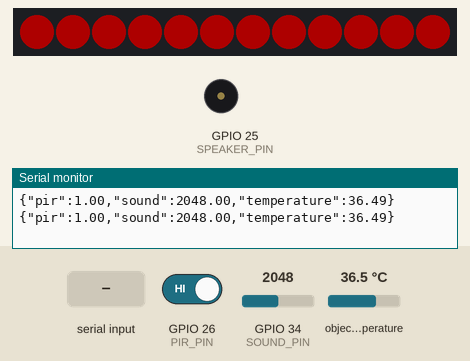
Simulated run of this sketch. Board: ESP32. Shown: 12 RGB LEDs in strip order, left to right, buzzer (waves = sounding), the last lines printed to the serial monitor. The test bench sets the inputs (shaded band); at power-on: GPIO 26 (PIR_PIN) HIGH, GPIO 34 (SOUND_PIN) = 2048, object temperature 36.5 °C. Dim RGB values are drawn brighter than linear.

Above: at 2.9 s.
3.0 s: "SPEAK\n" received over Serial
At 6.0 s:
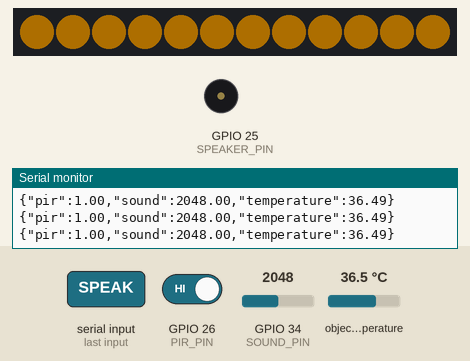
9.6 s: GPIO 26 (PIR_PIN) driven LOW
12.4 s: "SPEAK90\n" received over Serial
At 13.78 s:
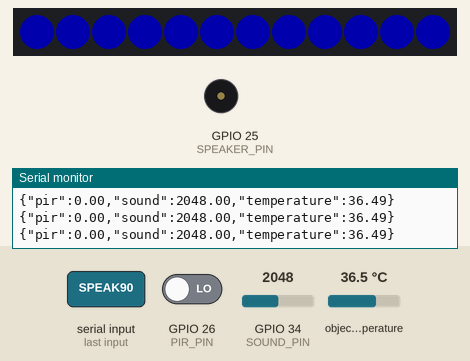
15.2 s: GPIO 34 (SOUND_PIN) set to 77
18.0 s: GPIO 34 (SOUND_PIN) set to 66
20.8 s: "LED\n" received over Serial
At 21.2 s:
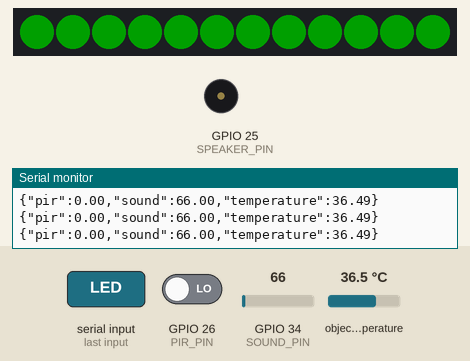
Timing chart, 0 to 23.8 s (numbered marks = the images above; inputs shaded):
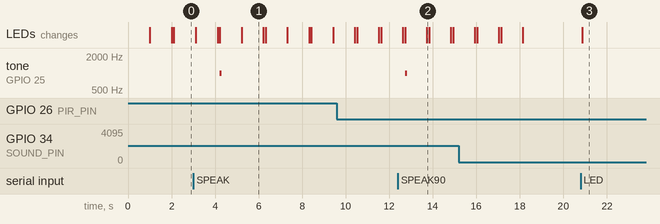

Measured:
- after the input at 3.0 s, tone on GPIO 25 (SPEAKER_PIN): silent → 1000 Hz after 1.2 s, → silent 0.10 s later
- after the input at 12.4 s, tone on GPIO 25 (SPEAKER_PIN): silent → 1000 Hz after 0.34 s, → silent 0.10 s later
- after the input at 20.8 s, the LEDs: change after 0.08 s (image 3)
- what the display in image 1 shows lasts 1.0 s, from 5.2 s to 6.2 s

The sketch:

companion_cube.ino
```cpp
/*
 * AI Companion Cube - ESP32 Firmware
 *
 * This firmware handles:
 * - Serial communication with Python host
 * - Sensor reading (PIR, sound, temperature)
 * - LED control
 * - Speaker output
 */

#include <Arduino.h>
#include <FastLED.h>
#include <Wire.h>
#include <Adafruit_MLX90614.h>

// Pin definitions
#define PIR_PIN 26
#define SOUND_PIN 34
#define LED_PIN 27
#define SPEAKER_PIN 25
#define TEMP_SENSOR_PIN 32

// Constants
#define NUM_LEDS 12
#define BAUD_RATE 115200
#define SOUND_THRESHOLD 70
#define MOTION_THRESHOLD 0.8
#define SERIAL_TIMEOUT 1000

// Global variables
CRGB leds[NUM_LEDS];
Adafruit_MLX90614 mlx = Adafruit_MLX90614();
String inputString = "";
bool stringComplete = false;

void setup() {
    // Initialize serial communication
    Serial.begin(BAUD_RATE);
    inputString.reserve(200);

    // Initialize sensors
    pinMode(PIR_PIN, INPUT);
    pinMode(SOUND_PIN, INPUT);
    pinMode(TEMP_SENSOR_PIN, INPUT);

    // Initialize LED ring
    FastLED.addLeds<WS2812B, LED_PIN, GRB>(leds, NUM_LEDS);
    FastLED.setBrightness(50);

    // Initialize temperature sensor
    if (!mlx.begin()) {
        Serial.println("Error initializing MLX90614");
    }

    // Initialize speaker
    pinMode(SPEAKER_PIN, OUTPUT);

    // Set initial LED color to blue
    fill_solid(leds, NUM_LEDS, CRGB::Blue);
    FastLED.show();
}

void loop() {
    // Read sensors
    float pirValue = digitalRead(PIR_PIN);
    float soundLevel = analogRead(SOUND_PIN);
    float temperature = mlx.readObjectTempC();

    // Create sensor data JSON
    String sensorData = createSensorJson(pirValue, soundLevel, temperature);
    Serial.println(sensorData);

    // Process serial commands
    if (stringComplete) {
        processCommand(inputString);
        inputString = "";
        stringComplete = false;
    }

    // Check for security alerts
    checkSecurityAlerts(pirValue, soundLevel);

    delay(100);  // Small delay to prevent overwhelming serial
}

void serialEvent() {
    while (Serial.available()) {
        char inChar = (char)Serial.read();
        inputString += inChar;
        if (inChar == '\n') {
            stringComplete = true;
        }
    }
}

String createSensorJson(float pir, float sound, float temp) {
    String json = "{";
    json += "\"pir\":" + String(pir) + ",";
    json += "\"sound\":" + String(sound) + ",";
    json += "\"temperature\":" + String(temp);
    json += "}";
    return json;
}

void processCommand(String command) {
    command.trim();

    // LED control
    if (command.startsWith("LED")) {
        int r, g, b;
        sscanf(command.c_str(), "LED %d %d %d", &r, &g, &b);
        setLedColor(r, g, b);
    }
    // Speaker control
    else if (command.startsWith("SPEAK")) {
        String text = command.substring(6);
        speak(text);
    }
}

void setLedColor(int r, int g, int b) {
    fill_solid(leds, NUM_LEDS, CRGB(r, g, b));
    FastLED.show();
}

void speak(String text) {
    // TODO: Implement text-to-speech
    // For now, just beep
    tone(SPEAKER_PIN, 1000, 100);
}

void checkSecurityAlerts(float pir, float sound) {
    if (pir > MOTION_THRESHOLD) {
        setLedColor(255, 0, 0);  // Red for motion alert
        delay(1000);
        setLedColor(0, 0, 255);  // Back to blue
    }

    if (sound > SOUND_THRESHOLD) {
        setLedColor(255, 165, 0);  // Orange for sound alert
        delay(1000);
        setLedColor(0, 0, 255);  // Back to blue
    }
} 
```
